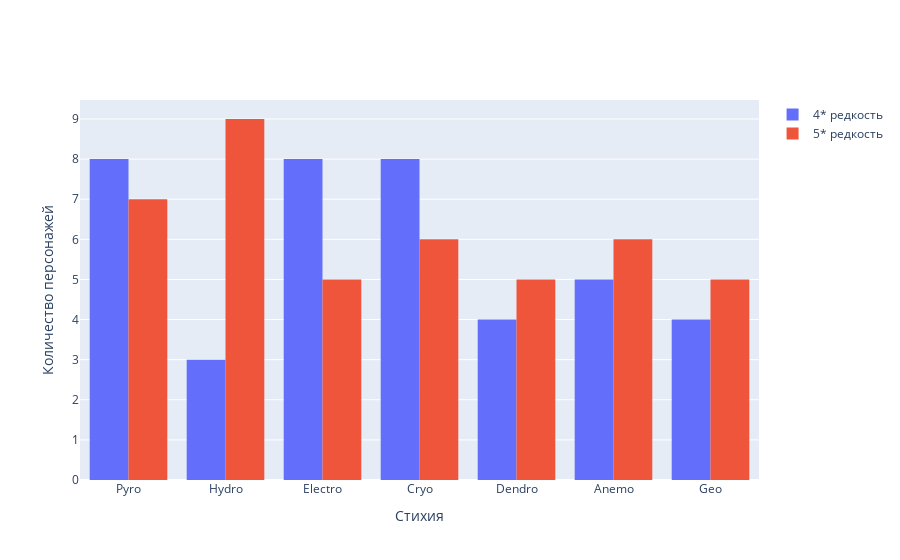

The notebook cell saved with this chart:
### Markdown cell above
1. Изобразим столбчатую диаграмму распределения 4* и 5* персонажей (star_rarity) в зависимости от стихии (vision)

### Code cell
fig1 = go.Figure()

fig1.add_trace(go.Histogram(x=df[df['star_rarity'] == 4]['vision'], name='4* редкость'))
fig1.add_trace(go.Histogram(x=df[df['star_rarity'] == 5]['vision'], name='5* редкость'))

fig1.update_layout(
    xaxis_title="Стихия",
    yaxis_title="Количество персонажей",
    )

fig1.show()

### Figure 1 — Plotly figure (JSON) as saved in the notebook; plotly's stock layout.template omitted (floating-point values rounded to 4 significant figures)
{"data": [{"name": "4* редкость", "type": "histogram", "x": ["Pyro", "Hydro", "Electro", "Pyro", "Hydro", "Cryo", "Pyro", "Cryo", "Dendro", "Cryo", "Electro", "Anemo", "Electro", "Cryo", "Pyro", "Geo", "Cryo", "Dendro", "Dendro", "Electro", "Electro", "Cryo", "Electro", "Anemo", "Cryo", "Geo", "Geo", "Electro", "Cryo", "Anemo", "Electro", "Anemo", "Anemo", "Pyro", "Pyro", "Hydro", "Pyro", "Pyro", "Dendro", "Geo"]}, {"name": "5* редкость", "type": "histogram", "x": ["Geo", "Dendro", "Geo", "Pyro", "Dendro", "Geo", "Electro", "Electro", "Pyro", "Pyro", "Dendro", "Cryo", "Hydro", "Cryo", "Pyro", "Anemo", "Anemo", "Cryo", "Hydro", "Electro", "Pyro", "Pyro", "Hydro", "Dendro", "Geo", "Hydro", "Hydro", "Cryo", "Electro", "Hydro", "Cryo", "Hydro", "Hydro", "Dendro", "Anemo", "Anemo", "Cryo", "Anemo", "Anemo", "Electro", "Hydro", "Pyro", "Geo"]}], "layout": {"xaxis": {"title": {"text": "Стихия"}}, "yaxis": {"title": {"text": "Количество персонажей"}}}}
